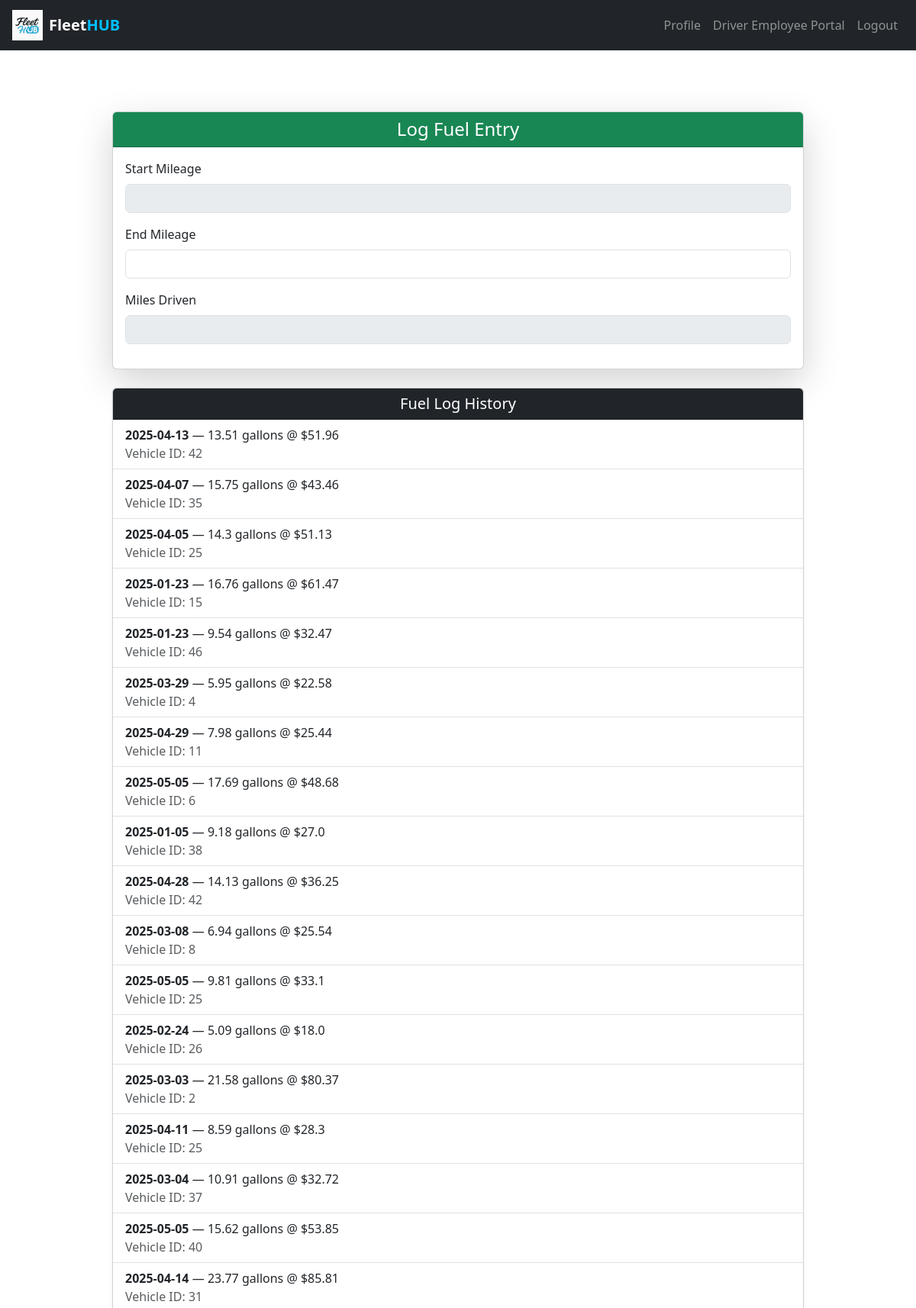
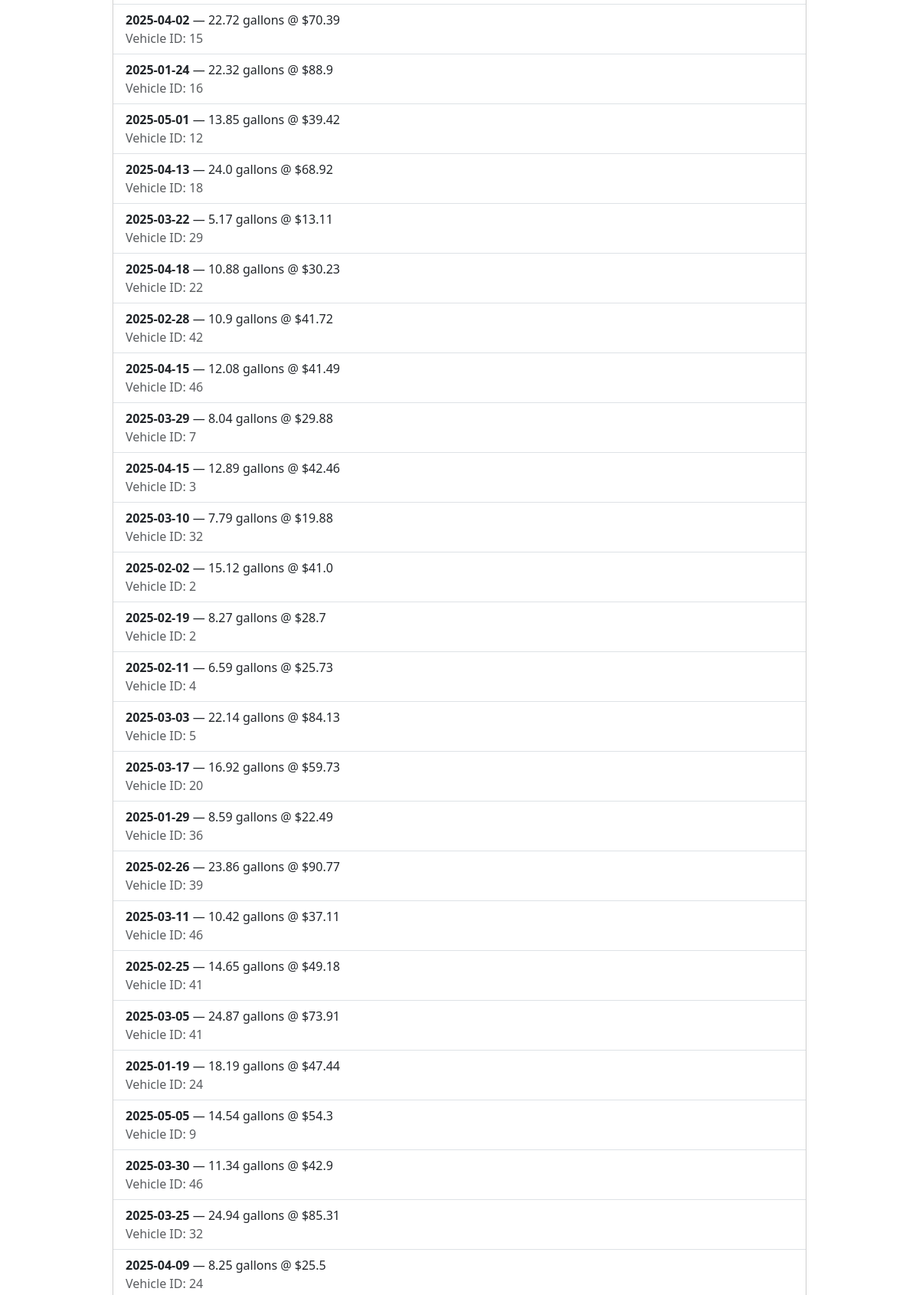
Screenshot of /fuel-log (signed in, upper part) with the database file from the repository (2 pictures, top to bottom).
### website/models.py (models this page shows)
class FuelLog(db.Model):
    id = db.Column(db.Integer, primary_key=True)
    vehicle_id = db.Column(db.Integer, db.ForeignKey('vehicle.id'))
    driver_id = db.Column(db.Integer, db.ForeignKey('user.id'))
    gallons = db.Column(db.Float)
    cost = db.Column(db.Float)
    date = db.Column(db.Date, default=func.now())
    start_mileage = db.Column(db.Float)
    end_mileage = db.Column(db.Float)
    miles_driven = db.Column(db.Float)

### website/views.py (the view, shortened to what this page needs)
@views.route('/fuel-log', methods=['GET', 'POST'])
@login_required
@role_required('Driver Employee')
def fuel_log():
    assigned_vehicle_ids = [a.vehicle_id for a in current_user.assignments]
    vehicles = Vehicle.query.filter(Vehicle.id.in_(assigned_vehicle_ids)).all()
    fuel_logs = FuelLog.query.filter_by(driver_id=current_user.id).all()
    return render_template('driver_employee/fuel_log.html', vehicles=vehicles, fuel_logs=fuel_logs, user=current_user)

### website/__init__.py (called while the page is built)
def create_app():
    app = Flask(__name__)
    app.config['SECRET_KEY'] = 'hjshjhdjah kjshkjdhjs'
    app.config['SQLALCHEMY_DATABASE_URI'] = f'sqlite:///{DB_NAME}'
    db.init_app(app)
    from .views import views
    from .auth import auth
    app.register_blueprint(views, url_prefix='/')
    app.register_blueprint(auth, url_prefix='/')
    from .models import User
    with app.app_context():
        db.create_all()
    login_manager = LoginManager()
    login_manager.login_view = 'auth.login'
    login_manager.init_app(app)
    @login_manager.user_loader
    def load_user(id):
        return User.query.get(int(id))
    return app

### website/views.py (called while the page is built)
def role_required(role):
    def decorator(f):
        @wraps(f)
        def wrapped(*args, **kwargs):
            if current_user.role != role:
                abort(403)  # Forbidden
            return f(*args, **kwargs)
        return wrapped
    return decorator

### website/templates/driver_employee/fuel_log.html (shortened to what this page needs)
{% extends "base.html" %}
{% block content %}
<div class="container mt-5">
  <div class="row justify-content-center">
    <div class="col-md-10">
      <div class="card shadow-lg mb-4">
        <div class="card-header bg-success text-white text-center">
          <h4 class="mb-0">Log Fuel Entry</h4>
        </div>
        <div class="card-body">
          <div class="mb-3">
            <label for="start_mileage" class="form-label">Start Mileage</label>
            <input type="number" name="start_mileage" id="start_mileage" class="form-control" step="0.1" readonly>
          </div>
          <div class="mb-3">
            <label for="end_mileage" class="form-label">End Mileage</label>
            <input type="number" name="end_mileage" id="end_mileage" class="form-control" step="0.1" required>
          </div>
          <div class="mb-3">
            <label for="miles_driven" class="form-label">Miles Driven</label>
            <input type="number" name="miles_driven" id="miles_driven" class="form-control" step="0.1" readonly>
          </div>
        </div>
      </div>
      <div class="card shadow-sm">
        <div class="card-header bg-dark text-white text-center">
          <h5 class="mb-0">Fuel Log History</h5>
        </div>
        <ul class="list-group list-group-flush">
          {% for log in fuel_logs %}
          <li class="list-group-item">
            <strong>{{ log.date.strftime('%Y-%m-%d') }}</strong> —
            {{ log.gallons }} gallons @ ${{ log.cost }}
            <br>
            <span class="text-muted">Vehicle ID: {{ log.vehicle_id }}</span>
          </li>
          {% else %}
          <li class="list-group-item text-muted text-center">No fuel logs available.</li>
          {% endfor %}
        </ul>
      </div>
    </div>
  </div>
</div>
{% endblock %}

### rows the page displays
FuelLog: date "2025-04-13", gallons "13.51", cost "51.96", vehicle_id "42"
FuelLog: date "2025-04-07", gallons "15.75", cost "43.46", vehicle_id "35"
FuelLog: date "2025-04-05", gallons "14.3", cost "51.13", vehicle_id "25"
FuelLog: date "2025-01-23", gallons "16.76", cost "61.47", vehicle_id "15"
FuelLog: date "2025-01-23", gallons "9.54", cost "32.47", vehicle_id "46"
FuelLog: date "2025-03-29", gallons "5.95", cost "22.58", vehicle_id "4"
FuelLog: date "2025-04-29", gallons "7.98", cost "25.44", vehicle_id "11"
FuelLog: date "2025-05-05", gallons "17.69", cost "48.68", vehicle_id "6"
FuelLog: date "2025-01-05", gallons "9.18", cost "27.0", vehicle_id "38"
FuelLog: date "2025-04-28", gallons "14.13", cost "36.25", vehicle_id "42"
FuelLog: date "2025-03-08", gallons "6.94", cost "25.54", vehicle_id "8"
FuelLog: date "2025-05-05", gallons "9.81", cost "33.1", vehicle_id "25"
FuelLog: date "2025-02-24", gallons "5.09", cost "18.0", vehicle_id "26"
FuelLog: date "2025-03-03", gallons "21.58", cost "80.37", vehicle_id "2"
FuelLog: date "2025-04-11", gallons "8.59", cost "28.3", vehicle_id "25"
FuelLog: date "2025-03-04", gallons "10.91", cost "32.72", vehicle_id "37"
FuelLog: date "2025-05-05", gallons "15.62", cost "53.85", vehicle_id "40"
FuelLog: date "2025-04-14", gallons "23.77", cost "85.81", vehicle_id "31"
FuelLog: date "2025-04-02", gallons "22.72", cost "70.39", vehicle_id "15"
FuelLog: date "2025-01-24", gallons "22.32", cost "88.9", vehicle_id "16"
FuelLog: date "2025-05-01", gallons "13.85", cost "39.42", vehicle_id "12"
FuelLog: date "2025-04-13", gallons "24.0", cost "68.92", vehicle_id "18"
FuelLog: date "2025-03-22", gallons "5.17", cost "13.11", vehicle_id "29"
FuelLog: date "2025-04-18", gallons "10.88", cost "30.23", vehicle_id "22"
FuelLog: date "2025-02-28", gallons "10.9", cost "41.72", vehicle_id "42"
FuelLog: date "2025-04-15", gallons "12.08", cost "41.49", vehicle_id "46"
FuelLog: date "2025-03-29", gallons "8.04", cost "29.88", vehicle_id "7"
FuelLog: date "2025-04-15", gallons "12.89", cost "42.46", vehicle_id "3"
FuelLog: date "2025-03-10", gallons "7.79", cost "19.88", vehicle_id "32"
FuelLog: date "2025-02-02", gallons "15.12", cost "41.0", vehicle_id "2"
FuelLog: date "2025-02-19", gallons "8.27", cost "28.7", vehicle_id "2"
FuelLog: date "2025-02-11", gallons "6.59", cost "25.73", vehicle_id "4"
FuelLog: date "2025-03-03", gallons "22.14", cost "84.13", vehicle_id "5"
FuelLog: date "2025-03-17", gallons "16.92", cost "59.73", vehicle_id "20"
FuelLog: date "2025-01-29", gallons "8.59", cost "22.49", vehicle_id "36"
FuelLog: date "2025-02-26", gallons "23.86", cost "90.77", vehicle_id "39"
FuelLog: date "2025-03-11", gallons "10.42", cost "37.11", vehicle_id "46"
FuelLog: date "2025-02-25", gallons "14.65", cost "49.18", vehicle_id "41"
FuelLog: date "2025-03-05", gallons "24.87", cost "73.91", vehicle_id "41"
FuelLog: date "2025-01-19", gallons "18.19", cost "47.44", vehicle_id "24"
FuelLog: date "2025-05-05", gallons "14.54", cost "54.3", vehicle_id "9"
FuelLog: date "2025-03-30", gallons "11.34", cost "42.9", vehicle_id "46"
FuelLog: date "2025-03-25", gallons "24.94", cost "85.31", vehicle_id "32"
FuelLog: date "2025-04-09", gallons "8.25", cost "25.5", vehicle_id "24"
